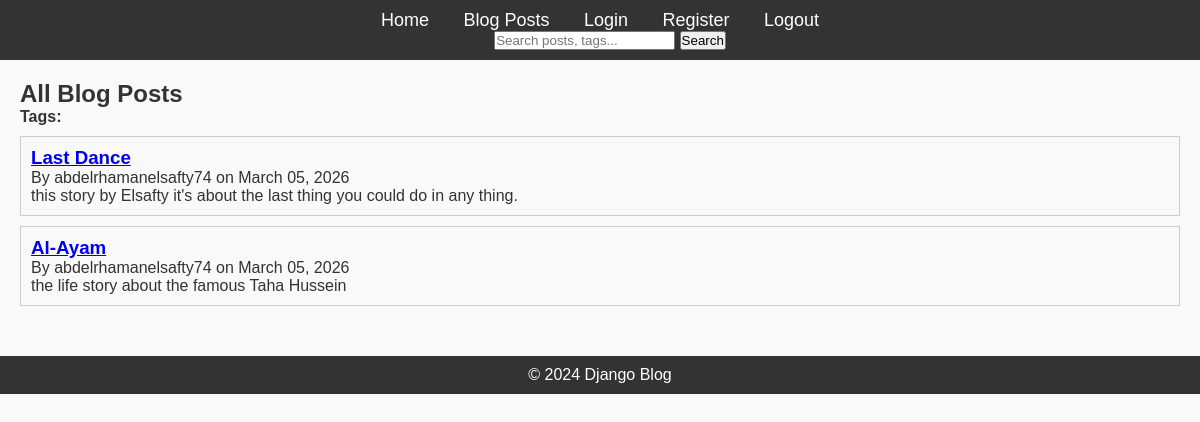
The page / on the database its author committed.
### blog/models.py (models this page shows, shortened)
class Post(models.Model):
    title = models.CharField(max_length=200)
    content = models.TextField()
    published_date = models.DateTimeField(auto_now_add=True)
    author = models.ForeignKey(User, on_delete=models.CASCADE, related_name='posts')
    tags = TaggableManager()

### blog/views.py (the view)
# urls.py: path('', PostListView.as_view(), name='home'),
class PostListView(ListView):
    model = Post
    template_name = 'blog/post_list.html'
    context_object_name = 'posts'
    ordering = ['-published_date']

### blog/templates/blog/post_list.html (shortened to what this page needs)
{% extends "blog/base.html" %}
{% block content %}
    <h2>All Blog Posts</h2>
    <div style="margin-bottom: 10px;">
        <strong>Tags:</strong>
    </div>
    {% for post in posts %}
        <div style="border: 1px solid #ccc; padding: 10px; margin-bottom: 10px;">
            <h3><a href="{% url 'post-detail' post.id %}">{{ post.title }}</a></h3>
            <p>By {{ post.author }} on {{ post.published_date|date:"F d, Y" }}</p>
            <p>{{ post.content|truncatewords:20 }}</p> </div>
    {% endfor %}
{% endblock content %}

### blog/static/css/styles.css (style rules this page uses)
* { margin: 0; padding: 0; box-sizing: border-box; }
body { font-family: Arial, sans-serif; background-color: #f9f9f9; color: #333; }

### rows shown on the page
Post: title "Last Dance", author "abdelrhamanelsafty74", published_date "March 05, 2026", content "this story by Elsafty it's about the last thing you could do in any thing."
Post: title "Al-Ayam", author "abdelrhamanelsafty74", published_date "March 05, 2026", content "the life story about the famous Taha Hussein"
